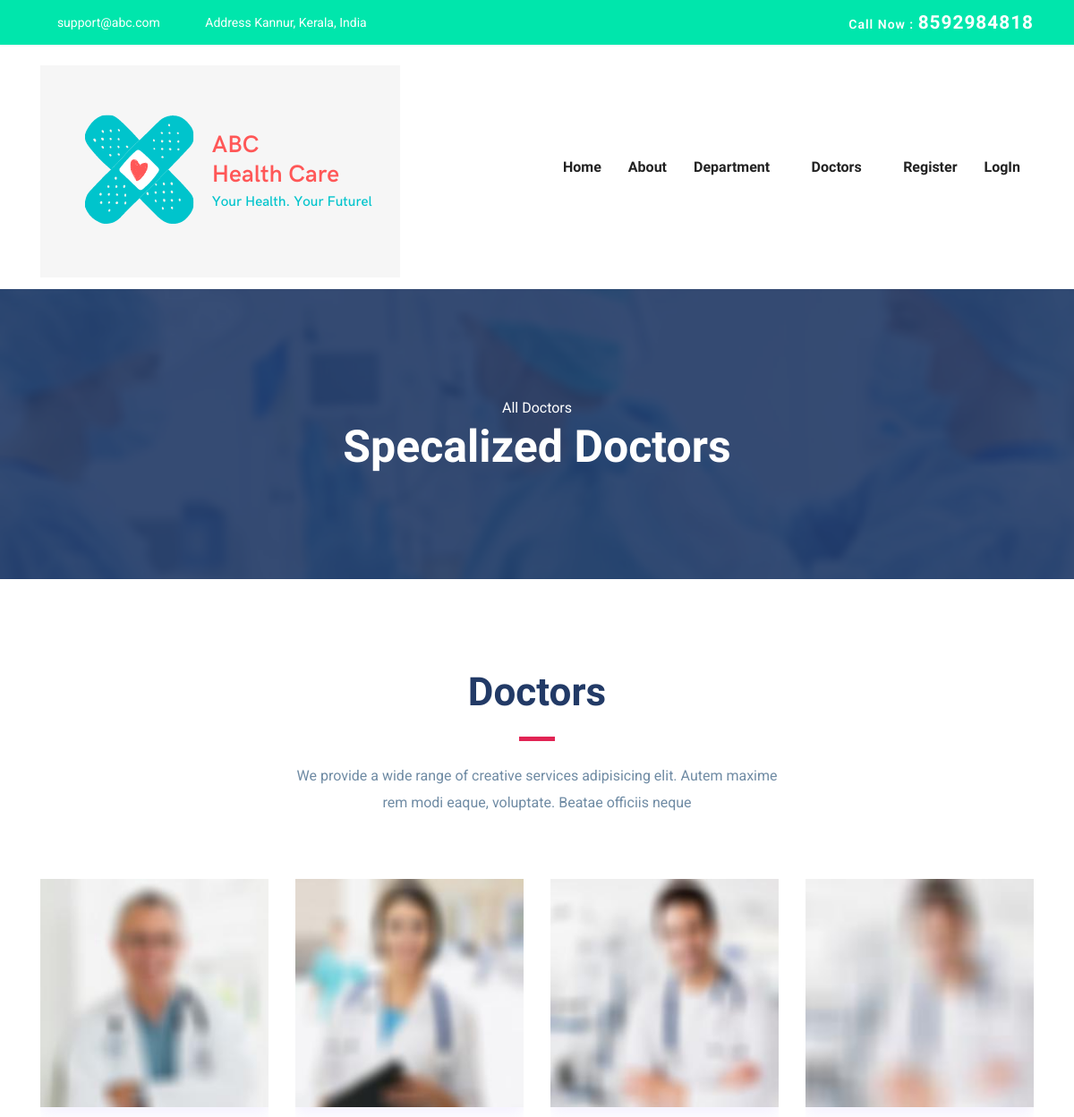
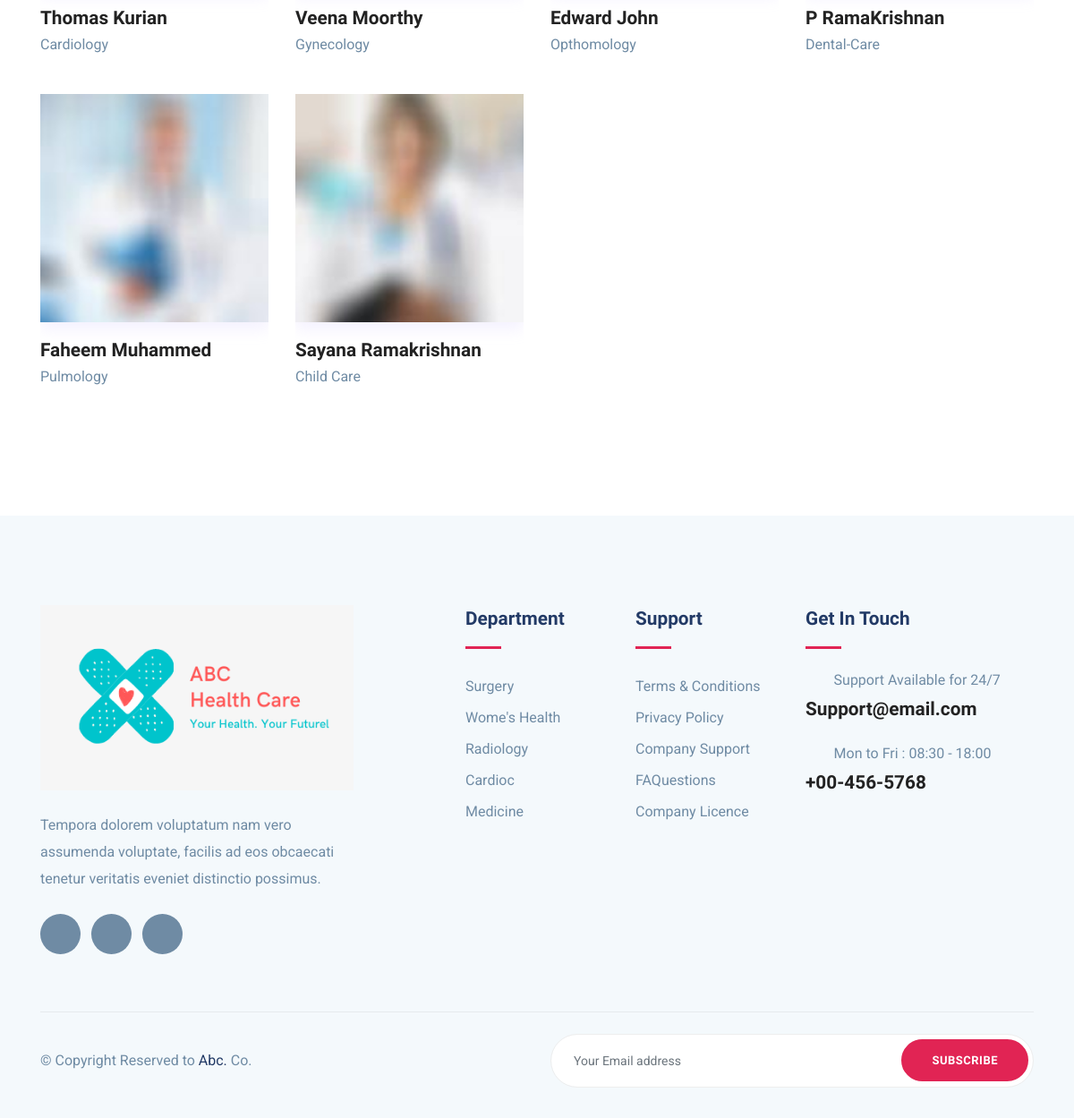
The page /doc/ on the database its author committed (2 pictures, top to bottom).
### mainapp/models.py (models this page shows, shortened)
class Doctor(models.Model):
    name = models.CharField(max_length=250, unique=True)
    slug = models.SlugField(max_length=250, unique=True)
    description = models.TextField(blank=True)
    department=models.ForeignKey(Department,on_delete=models.CASCADE)
    image = models.ImageField(upload_to='images', blank=True)
    available = models.CharField(max_length=250, unique=True)

class Department(models.Model):
    name = models.CharField(max_length=250, unique=True)
    slug = models.SlugField(max_length=250, unique=True)
    description = models.TextField(blank=True)
    image = models.ImageField(upload_to='images', blank=True)
    def __str__(self):
        return self.name

### mainapp/views.py (the view)
# urls.py: path('doc/',views.doctor,name='doctor'),
def doctor(request):
    doctor=Doctor.objects.all()
    return render(request, 'doctor.html', {'obj': doctor})

### mainapp/templates/doctor.html (shortened to what this page needs)
{% extends 'base.html' %}
{% load static %}
{% block content %}
<section class="page-title bg-1">
  <div class="container">
    <div class="row">
      <div class="col-md-12">
        <div class="block text-center">
          <span class="text-white">All Doctors</span>
          <h1 class="text-capitalize mb-5 text-lg">Specalized doctors</h1>
        </div>
      </div>
    </div>
  </div>
</section>
<section class="section doctors">
  <div class="container">
  	  <div class="row justify-content-center">
             <div class="col-lg-6 text-center">
                <div class="section-title">
                    <h2>Doctors</h2>
                    <div class="divider mx-auto my-4"></div>
                    <p>We provide a wide range of creative services adipisicing elit. Autem maxime rem modi eaque, voluptate. Beatae officiis neque </p>
                </div>
            </div>
        </div>
    <div class="row shuffle-wrapper portfolio-gallery">
        {% for i in obj %}
      	<div class="col-lg-3 col-sm-6 col-md-6 mb-4 shuffle-item" data-groups="[&quot;cat1&quot;,&quot;cat2&quot;]">
	      	<div class="position-relative doctor-inner-box">
		        <div class="doctor-profile">
	               <div class="doctor-img">
	               		<img src="{{i.image.url}}" alt="doctor-image" class="img-fluid w-100">
	               </div>
	            </div>
                <div class="content mt-3">
                	<h4 class="mb-0"><a href="{% url 'doc_detail' i.slug %}">{{i.name}}</a></h4>
                	<p>{{i.department}}</p>
                </div>
	      	</div>
      	</div>
		{% endfor %}
    </div>
  </div>
</section>
{% endblock %}

### mainapp/static/css/style.css (style rules this page uses)
html { overflow-x: hidden; }
body { line-height: 1.6; font-family: "Roboto", sans-serif; -webkit-font-smoothing: antialiased; font-size: 16px; color: #6F8BA4; font-weight: 400; }
h1, .h1, h2, .h2, h3, .h3, h4, .h4, h5, .h5, h6, .h6 { font-family: "Exo", sans-serif; font-weight: 700; color: #222; }
h1, .h1 { font-size: 2.5rem; }
h2, .h2 { font-size: 44px; }
h4, .h4 { font-size: 1.3rem; line-height: 30px; }
p { line-height: 30px; }
.section { padding: 100px 0; }
.text-lg { font-size: 3.75rem; }
a { color: #222; text-decoration: none; transition: all .35s ease; }
.page-title { padding: 120px 0px 70px 0px; position: relative; }
.page-title .block h1 { color: #fff; }
.section-title { margin-bottom: 70px; }
.section-title h2 { color: #223a66; }
.text-lg { font-size: 50px; }
.bg-1 { background: url("../images/bg/22.jpg") no-repeat 50% 50%; background-size: cover; position: relative; }
.divider { width: 40px; height: 5px; background: #e12454; }
.doctor-inner-box { overflow: hidden; }
.doctor-inner-box .doctor-profile { overflow: hidden; position: relative; box-shadow: 0px 8px 16px 0px rgba(200, 183, 255, 0.2); }
.doctor-inner-box .doctor-profile .doctor-img { transition: all .35s ease; }

### rows shown on the page
Doctor: image (picture), name "Thomas Kurian", department "Cardiology"
Doctor: image (picture), name "Veena Moorthy", department "Gynecology"
Doctor: image (picture), name "Edward John", department "Opthomology"
Doctor: image (picture), name "P RamaKrishnan", department "Dental-Care"
Doctor: image (picture), name "Faheem Muhammed", department "Pulmology"
Doctor: image (picture), name "Sayana Ramakrishnan", department "Child Care"
